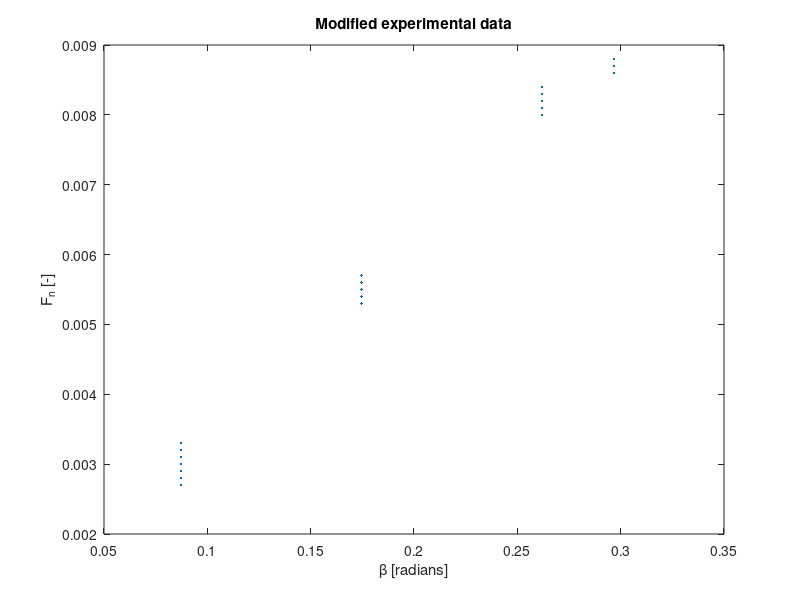

MATLAB code for this plot: (Note: this script raises an error after producing the figure.)
clc
close all
clearvars

%% DANAERO experiment
N_data = 20;  % Number of available dataset
F_max = 0.01; % Maximum azimuthally averaged spanwise force (N)
% Normal force (experimental data) in Newtons
F_n = [0.27; 0.28; 0.29; 0.3; 0.31 ; 0.32; 0.33;  0.53; 0.54; 0.55; ...
        0.56; 0.57; 0.80; 0.81; 0.82; 0.83; 0.84; 0.86; 0.87; 0.88]*F_max;
%From BEM code
% Beta angle distribution
beta_r = [5; 10; 15; 17]*(pi/180); % in radians
beta = repelem(beta_r,[7 5 5 3]); % assuming constant across distribution
% Chord distribution
c_r = [0.9; 0.6; 0.4; 0.3];
c = repelem(c_r,[7 5 5 3]); % assuming constant across distribution
% Relative velocity distribution
v_r = [22; 35; 50; 56];
v = repelem(v_r,[7 5 5 3]); % assuming constant across distribution

% DANAERO plot (modified)
figure
plot(beta,F_n,'.')
xlabel('\beta [radians]')
ylabel('F_{n} [-]')
title('Modified experimental data')

%% Frequentist approach
format compact
format long
p = 2; % Number of parameters to calibrate
A = zeros(N_data,p); % size of design matrix, normally N_data>p
q_test = eye(p,p);
for i=1:p
    A(:,i) = dan_model(q_test(i,:),beta);
end

q_freq = regress(F_n,A)
F_n_OLS = dan_model(q_freq,beta);
cl = (q_freq(1)./0.5*1.225.*v_r.*c_r)
cd = (q_freq(2)./0.5*1.225.*v_r.*c_r)
figure
plot(beta, F_n, 'kx')
hold on
plot(beta,F_n_OLS, 'g--x')
xlabel('\beta')
ylabel('F_{n}')
title('Experiment vs. Frequentist')
legend('measurement data','OLS');

